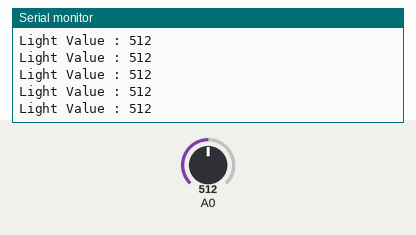
A sketch run on a simulated Arduino Nano, built with avr-gcc and run on an emulated ATmega328P. Parts: the last lines printed to the serial monitor. The test bench sets the inputs (shaded band); at power-on: A0 = 512.

Above: at 1.2 s.
1.3 s: A0 set to 982
At 2.0 s:
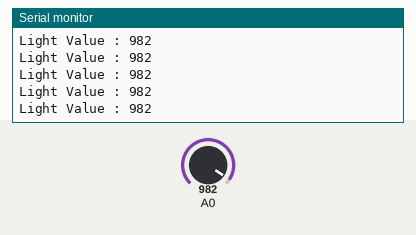
4.3 s: A0 set to 1008
At 5.1 s:
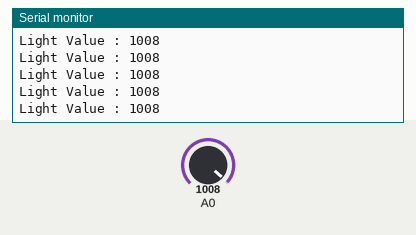
8.8 s: A0 set to 109
At 9.5 s:
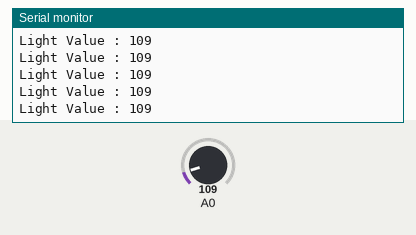
11.8 s: A0 set to 92
At 12.7 s:
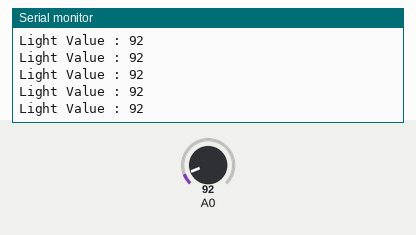
Timing chart, 0 to 14.8 s (numbered marks = the images above; inputs shaded):
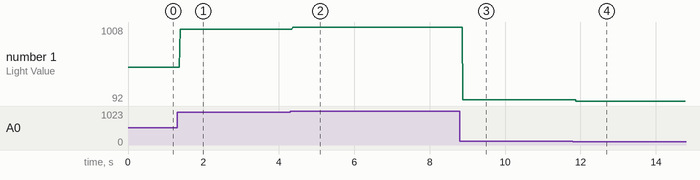

The sketch:

AnalogReadSerial_01.ino
```cpp
// (licence header left out)
void setup() {
  Serial.begin(9600);
}

void loop() {
  /**
   * Using MH-Sensor Series Flying-Fish
   * Arduino Nano board.
   * Connected A0 PIN.
   */
  int lightSensorValue = analogRead(A0);

  Serial.print("Light Value : ");
  Serial.println(lightSensorValue);

  delay(1);
}
```

Measured:
- after the input at 1.3 s, the serial monitor: prints a new line after 0.08 s (image 1)
- after the input at 4.3 s, the serial monitor: prints a new line after 0.07 s (image 2)
- after the input at 8.8 s, the serial monitor: prints a new line after 0.08 s (image 3)
- after the input at 11.8 s, the serial monitor: prints a new line after 0.08 s (image 4)
- plotted number 1: 512 → 982 after the input at 1.3 s, 982 → 1008 after the input at 4.3 s, 1008 → 109 after the input at 8.8 s, 109 → 92 after the input at 11.8 s
